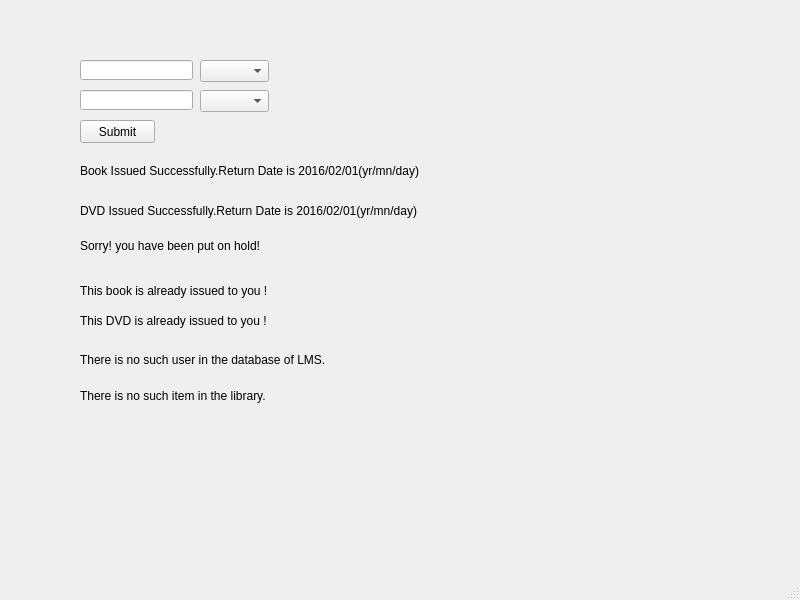
<?xml version="1.0" encoding="UTF-8"?>
<ui version="4.0">
 <class>checkoutitemadmin</class>
 <widget class="QMainWindow" name="checkoutitemadmin">
  <property name="geometry">
   <rect>
    <x>0</x>
    <y>0</y>
    <width>800</width>
    <height>600</height>
   </rect>
  </property>
  <property name="windowTitle">
   <string>MainWindow</string>
  </property>
  <widget class="QWidget" name="centralwidget">
   <widget class="QPushButton" name="pushButton">
    <property name="geometry">
     <rect>
      <x>80</x>
      <y>120</y>
      <width>75</width>
      <height>23</height>
     </rect>
    </property>
    <property name="text">
     <string>Submit</string>
    </property>
   </widget>
   <widget class="QLineEdit" name="lineEdit">
    <property name="geometry">
     <rect>
      <x>80</x>
      <y>60</y>
      <width>113</width>
      <height>20</height>
     </rect>
    </property>
   </widget>
   <widget class="QComboBox" name="comboBox_2">
    <property name="geometry">
     <rect>
      <x>200</x>
      <y>90</y>
      <width>69</width>
      <height>22</height>
     </rect>
    </property>
   </widget>
   <widget class="QLabel" name="label1">
    <property name="geometry">
     <rect>
      <x>80</x>
      <y>150</y>
      <width>601</width>
      <height>41</height>
     </rect>
    </property>
    <property name="styleSheet">
     <string notr="true">font: 75 16pt &quot;MS Shell Dlg 2&quot;;</string>
    </property>
    <property name="text">
     <string>Book Issued Successfully.Return Date is 2016/02/01(yr/mn/day)</string>
    </property>
   </widget>
   <widget class="QLabel" name="label3">
    <property name="geometry">
     <rect>
      <x>80</x>
      <y>220</y>
      <width>341</width>
      <height>51</height>
     </rect>
    </property>
    <property name="styleSheet">
     <string notr="true">font: 75 16pt &quot;MS Shell Dlg 2&quot;;</string>
    </property>
    <property name="text">
     <string>Sorry! you have been put on hold!</string>
    </property>
   </widget>
   <widget class="QLabel" name="label4">
    <property name="geometry">
     <rect>
      <x>80</x>
      <y>270</y>
      <width>331</width>
      <height>41</height>
     </rect>
    </property>
    <property name="styleSheet">
     <string notr="true">font: 75 16pt &quot;MS Shell Dlg 2&quot;;</string>
    </property>
    <property name="text">
     <string>This book is already issued to you !</string>
    </property>
   </widget>
   <widget class="QComboBox" name="comboBox">
    <property name="geometry">
     <rect>
      <x>200</x>
      <y>60</y>
      <width>69</width>
      <height>22</height>
     </rect>
    </property>
   </widget>
   <widget class="QLineEdit" name="lineEdit_2">
    <property name="geometry">
     <rect>
      <x>80</x>
      <y>90</y>
      <width>113</width>
      <height>20</height>
     </rect>
    </property>
   </widget>
   <widget class="QLabel" name="label2">
    <property name="geometry">
     <rect>
      <x>80</x>
      <y>190</y>
      <width>601</width>
      <height>41</height>
     </rect>
    </property>
    <property name="styleSheet">
     <string notr="true">font: 75 16pt &quot;MS Shell Dlg 2&quot;;</string>
    </property>
    <property name="text">
     <string>DVD Issued Successfully.Return Date is 2016/02/01(yr/mn/day)</string>
    </property>
   </widget>
   <widget class="QLabel" name="label5">
    <property name="geometry">
     <rect>
      <x>80</x>
      <y>300</y>
      <width>331</width>
      <height>41</height>
     </rect>
    </property>
    <property name="styleSheet">
     <string notr="true">font: 75 16pt &quot;MS Shell Dlg 2&quot;;</string>
    </property>
    <property name="text">
     <string>This DVD is already issued to you !</string>
    </property>
   </widget>
   <widget class="QLabel" name="label6">
    <property name="geometry">
     <rect>
      <x>80</x>
      <y>350</y>
      <width>491</width>
      <height>20</height>
     </rect>
    </property>
    <property name="styleSheet">
     <string notr="true">font: 75 18pt &quot;MS Shell Dlg 2&quot;;</string>
    </property>
    <property name="text">
     <string>There is no such user in the database of LMS.</string>
    </property>
   </widget>
   <widget class="QLabel" name="label7">
    <property name="geometry">
     <rect>
      <x>80</x>
      <y>380</y>
      <width>351</width>
      <height>31</height>
     </rect>
    </property>
    <property name="styleSheet">
     <string notr="true">font: 75 16pt &quot;MS Shell Dlg 2&quot;;</string>
    </property>
    <property name="text">
     <string>There is no such item in the library.</string>
    </property>
   </widget>
  </widget>
  <widget class="QMenuBar" name="menubar">
   <property name="geometry">
    <rect>
     <x>0</x>
     <y>0</y>
     <width>800</width>
     <height>21</height>
    </rect>
   </property>
  </widget>
  <widget class="QStatusBar" name="statusbar"/>
 </widget>
 <resources/>
 <connections/>
</ui>
